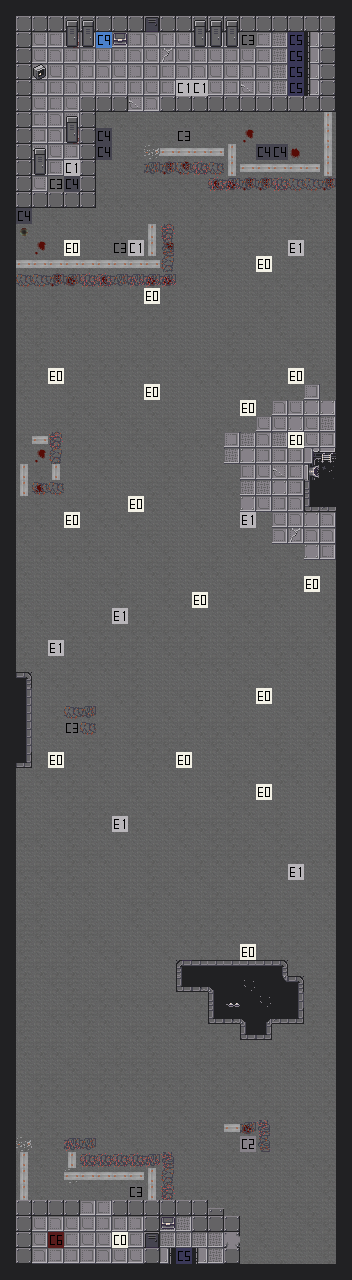

A level layout from a 2D game, rendered from its tile map. Below: a short description, then the map file with tile-grid data replaced by summaries:
An orthogonal 22x80 tile map with 16x16 px tiles, 2 tile layers (background, foreground).

<map version="1.5" tiledversion="2021.03.23" orientation="orthogonal" renderorder="right-down" width="22" height="80" tilewidth="16" tileheight="16" infinite="0" nextlayerid="5" nextobjectid="1">
 <editorsettings>
  <export target="../../../../../../../../Downloads/.csv" format="csv" />
 </editorsettings>
 <tileset firstgid="1" source="Tilesheet.tsx" />
 <layer id="1" name="background" width="22" height="80">
  <data>[1760 cells, 1453 non-empty, 24 distinct tile ids]</data>
 </layer>
 <layer id="2" name="foreground" width="22" height="80">
  <data>[1760 cells, 462 non-empty, 46 distinct tile ids]</data>
 </layer>
</map>
